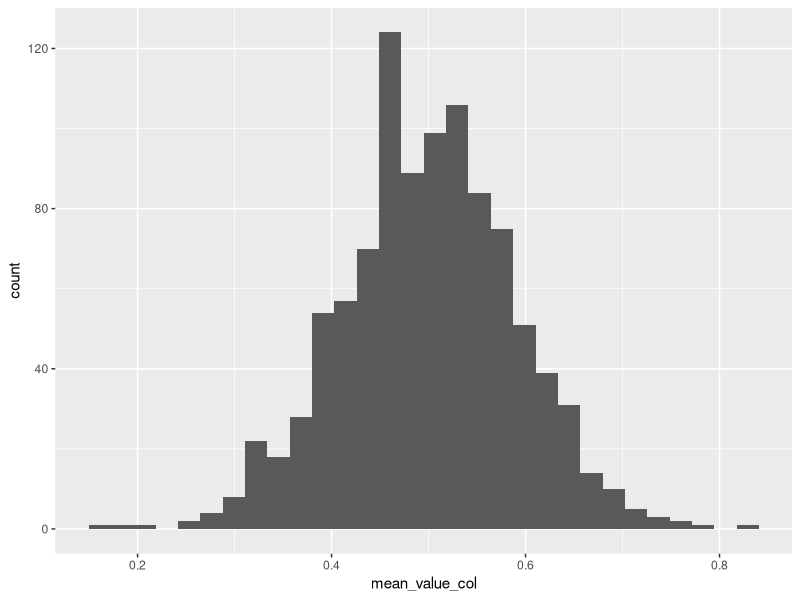

Reproduce this figure in R.
## ---- chunk 1


#The character vector colors of a die is mutated to a factor. The character vector contains the elementary events of the event space. In the object factor they get a categorial number:
color_die <- factor(c("blue", "red", "yellow", "white", "black", "brown"))


(event_space <- levels(color_die))
(lable_numbers <- labels(color_die))
(elementary_event <- levels(color_die)[2])
(event_subset <- levels(color_die)[1:2])

#Please recognize, the random_numbers are displayed in quotation marks identifying them as real labels not values

## ---- chunk 2
library(ggplot2)
library(tidyverse)

count_uniform <- 10 #number of the random numbers 
num_means <- 1000  # Number of mean values to be calculated  
mean_values <- c(num_means)  # Initializing the vector of mean values

for(i in 1:num_means) {
  random_numbers <- runif(count_uniform, min = 0, max = 1)
  mean_values[i] <- mean(random_numbers)
}

mean_values_tibble<-tibble(mean_value_col = mean_values)

#ggplot needs the datastructure of a dataframe or a tibble, in aes the column names of that are used
ggplot(data = mean_values_tibble, mapping = aes(x=mean_value_col)) + 
  geom_histogram(bins=30)


kstest_mean_values <- ks.test(x = mean_values,
        y="pnorm",
     mean=mean(mean_values),
       sd=sd(mean_values),
      exact=F)


(kstest_mean_values)


## ---- chunk 3
fbirths_vect <- c(0.51, 241945, 493472) #parameter vector (fbirths_vect) of the female births 

ln_bino_coef <- fbirths_vect[3]*log(fbirths_vect[3])-
                fbirths_vect[2]*log(fbirths_vect[2])-
              (fbirths_vect[3]-fbirths_vect[2])*log(fbirths_vect[3]-fbirths_vect[2])-
               log(2*pi*fbirths_vect[3]*fbirths_vect[1]*(1-fbirths_vect[1]))/2

ln_coef <- fbirths_vect[2]*log(fbirths_vect[1])+
            (fbirths_vect[3]-fbirths_vect[2])*log(1-fbirths_vect[1])

ln_bino_dist <- ln_bino_coef+ln_coef


bino_dist<-exp(ln_bino_dist)


cat("The probability of k births of girls given the parameter p",fbirths_vect[1],":", bino_dist, "\n")

## ---- chunk 4
# values for fbirths_vect[2] and fbirths_vect[3]
fbirths_vect_2 <- fbirths_vect[2]
fbirths_vect_3 <- fbirths_vect[3]

# range for fbirths_vect[1]
start_value <- 0.488    # start value
end_value <- 0.509      # end value
step_size <- 0.001      # Ssteps

# Generation of vector fbirths_vect[1]
fbirths_vect_1 <- seq(from = start_value, to = end_value, by = step_size)

# Empty list for the results
results <- list()

# Varaible with start value of the summed results
total_bino_dist <- 0

# Loop über die Werte von fbirths_vect[1]
for (value in fbirths_vect_1) {
  ln_bino_coef <- fbirths_vect_3 * log(fbirths_vect_3) -
                  fbirths_vect_2 * log(fbirths_vect_2) -
                  (fbirths_vect_3 - fbirths_vect_2) * log(fbirths_vect_3 - fbirths_vect_2) -
                  log(2 * pi * fbirths_vect_3 * value * (1 - value)) / 2

  ln_coef <- fbirths_vect_2 * log(value) +
             (fbirths_vect_3 - fbirths_vect_2) * log(1 - value)
  
  ln_bino_dist <- ln_bino_coef + ln_coef
  
  # save the results in list
  results[[as.character(value)]] <- exp(ln_bino_dist)
  
  # Sum up the values in the list
  total_bino_dist <- total_bino_dist + exp(ln_bino_dist)
}

# Display the results
print(results)


cat("The approximation of the marginal likelihood:", total_bino_dist, "\n")

## ---- chunk 5

cat("a posteriori probability for the parameter",fbirths_vect[1],":",bino_dist/total_bino_dist )
